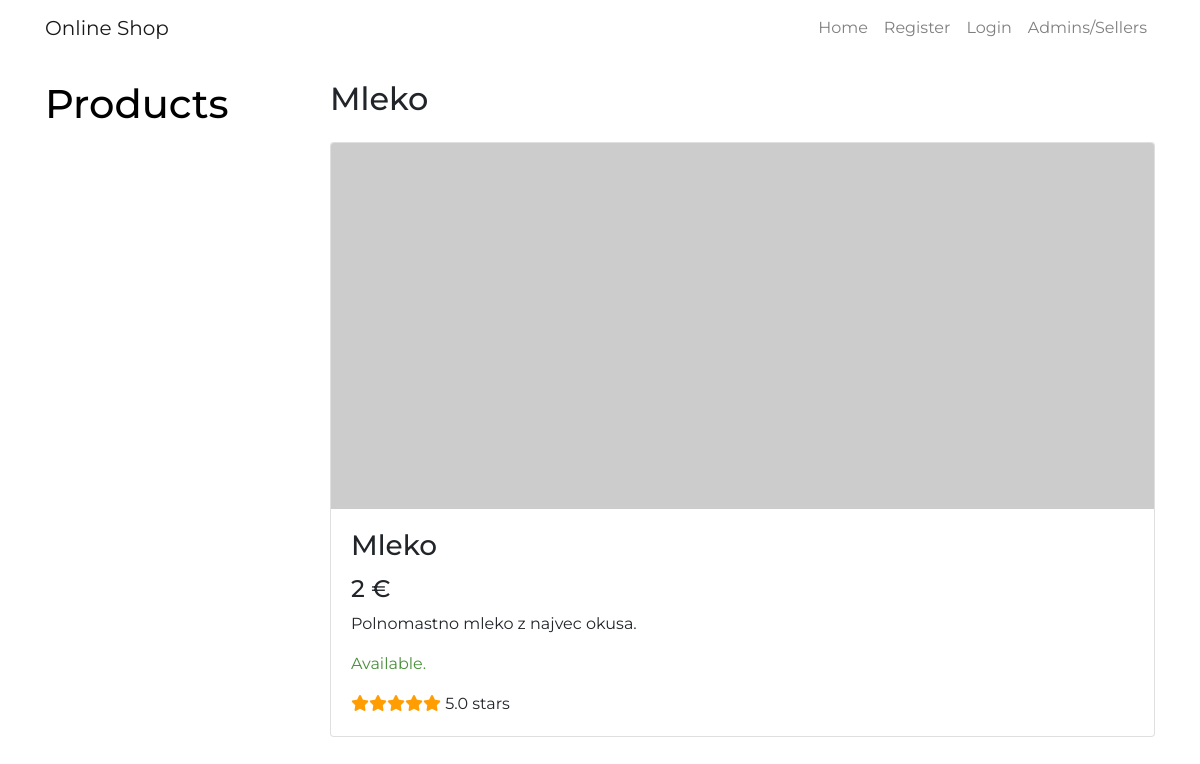
/products/1, run on the app's committed database.
### tables this page shows
CREATE TABLE `product` (
  `id` int(11) NOT NULL AUTO_INCREMENT,
  `title` varchar(255) NOT NULL,
  `description` text NOT NULL,
  `price` float NOT NULL,
  `activated` boolean NOT NULL,
  PRIMARY KEY (`id`)
);

CREATE TABLE `rate` (
  `id_product` int(11) NOT NULL,
  `num_ratings` int(11) NOT NULL,
  `rating` float NOT NULL,
  PRIMARY KEY (`id_product`),
  CONSTRAINT `FK_rate_product` FOREIGN KEY(`id_product`) REFERENCES `product`(`id`)
      ON DELETE CASCADE
      ON UPDATE NO ACTION
);

### ViewHelper.php (called while the page is built, shortened)
<?php
class ViewHelper {
    public static function render($file, $variables = array()) {
        extract($variables);
        include($file);
        return ob_get_clean();
    }
}

### app_server/model/DB.php (called while the page is built, shortened)
<?php
class DBInit {
    private static $host = "localhost";
    private static $user = "root";
    private static $password = "ep";
    private static $schema = "productstore";
    private static $instance = null;
    public static function getInstance() {
        if (!self::$instance) {
            $config = "mysql:host=" . self::$host
                    . ";dbname=" . self::$schema;
            $options = array(
                PDO::ATTR_ERRMODE => PDO::ERRMODE_EXCEPTION,
                PDO::ATTR_DEFAULT_FETCH_MODE => PDO::FETCH_ASSOC,
                PDO::ATTR_PERSISTENT => true,
                PDO::MYSQL_ATTR_INIT_COMMAND => 'SET NAMES utf8'
            );
            self::$instance = new PDO($config, self::$user, self::$password, $options);
        }
        return self::$instance;
    }
}

### app_server/model/AbstractDB.php (called while the page is built, shortened)
<?php
require_once 'app_server/model/DB.php';
abstract class AbstractDB {
    protected static $dbh = null;
    public static function getConnection() {
        if (is_null(self::$dbh)) {
            self::$dbh = DBInit::getInstance();
        }
        return self::$dbh;
    }
    public static function query($sql, array $params = []) {
        $stmt = self::getConnection()->prepare($sql);
        $params_filtered = self::filterParams($sql, $params);
        $stmt->execute($params_filtered);
        return $stmt->fetchAll();
    }
    protected static function filterParams($sql, array $params) {
        $params_altered = self::alterKeys($params);
        $sql_split = preg_split("/[\(\) ,]/", $sql);
        $sql_params = array_values(preg_grep('/^:/', $sql_split));
        $result = array();
        foreach ($sql_params as $key => $value) {
            if (isset($params_altered[$value])) {
                $result[$value] = $params_altered[$value];
            }
        }
        return $result;
    }
    protected static function alterKeys(array $params) {
        $result = array();
        foreach ($params as $key => $value) {
            $result[':' . $key] = $value;
        }
        return $result;
    }
}

### app_server/model/ProductDB.php (called while the page is built, shortened)
<?php
require_once 'app_server/model/AbstractDB.php';
class ProductDB extends AbstractDB {
    public static function get(array $id) {
        $products = parent::query("SELECT id, title, description, price, activated"
                        . " FROM product"
                        . " WHERE id = :id", $id);
        if (count($products) == 1) {
            return $products[0];
        } else {
            throw new InvalidArgumentException("No such product");
        }
    }
}

### app_server/model/ProductRateDB.php (called while the page is built, shortened)
<?php
require_once('app_server/model/AbstractDB.php');
class ProductRateDB extends AbstractDB {
   public static function get(array $id_product) {
      $all_ratings = parent::query("SELECT id_product, num_ratings, rating"
                       . " FROM rate"
                       . " WHERE id_product = :id_product", $id_product);
      return $all_ratings;
   }
}

### app_server/controllers/ProductRateController.php (called while the page is built, shortened)
<?php
    require_once("app_server/model/ProductRateDB.php");
    require_once("ViewHelper.php");
    class ProductRateController {
        public static function getProductRateById($id) {
            return ProductRateDB::get(["id_product" => $id]);
        }
    }
?>

### app_server/views/product-detail.php (the view, shortened to what this page needs)
<!DOCTYPE html>
<html>
    <head>
        <link rel="stylesheet" href="https://stackpath.bootstrapcdn.com/bootstrap/4.4.1/css/bootstrap.min.css">
        <link rel ="stylesheet" type="text/css" href="<?= CSS_URL . "bootstrap4-retro.min.css" ?>">
        <link rel ="stylesheet" type="text/css" href="<?= CSS_URL . "shop-homepage.css" ?>">
    <head>
    <body>
        <nav class="navbar navbar-expand-sm navbar-light fixed-top" style="background-color: #ffffff;">
          <div class="container">
            <a class="navbar-brand" href="<?= BASE_URL . "products" ?>">Online Shop</a>
            <div class="collapse navbar-collapse" id="navbarResponsive">
             <ul class="navbar-nav ml-auto">
                <li class="nav-item">
                  <a class="nav-link" href="<?= BASE_URL . "products" ?>">Home
                  </a>
                </li>
                <?php if(!isset($_SESSION["loggedin"])) { ?>
                    <li class="nav-item">
                      <a class="nav-link" href="<?= BASE_URL . "registration" ?>">Register</a>
                    </li>
                    <li class="nav-item">
                      <a class="nav-link" href="<?= BASE_URL . "login" ?>">Login</a>
                    </li>
                    <li class="nav-item">
                      <a class="nav-link" href="<?= BASE_URL . "certificate" ?>">Admins/Sellers</a>
                    </li>
                <?php } ?>
             </ul>
            </div>
          </div>
        </nav>
        <div class="container">
          <div class="row">
            <div class="col-lg-3">
               <a href="<?= BASE_URL . "products/" ?>" style="color: black;">
                 <h1 class="my-4">Products</h1>
              </a>
            </div>
            <div class="col-lg-9">
               <div class="wrapper">
                   <br>
                   <h2><?= $title ?></h2>
                   <div class="card mt-4">
                     <img class="card-img-top img-fluid" src="http://placehold.it/900x400" alt="">
                     <div class="card-body">
                       <h3 class="card-title"><?= $title ?></h3>
                       <h4><?= $price ?> €</h4>
                       <p class="card-text"><?= $description ?></p>
                       <p class="card-text <?= $activated ? "text-success" : "text-danger" ?>"><?= $activated ? "Available." : "Not available at the moment." ?></p>
                       <?php  $product_rate_data = ProductRateController::getProductRateById($id); ?>
                       <?php if ($product_rate_data['0']['rating'] != 0)  { ?>
                          <span class="text-warning">
                             <?php
                              	$starNumber = (isset($product_rate_data['0']['rating'])) ? $product_rate_data['0']['rating'] : 0;
                              	for( $x = 0; $x < 5; $x++ )
                                  {
                                      if( floor($starNumber)-$x >= 1 )
                                      { echo '<i class="fa fa-star"></i>'; }
                                      elseif( $starNumber-$x > 0 )
                                      { echo '<i class="fa fa-star-half-alt"></i>'; }
                                      else
                                      { echo '<i class="fa fa-star-o"></i>'; }
                                  }
                              ?>
                          </span>
                       <?= number_format($product_rate_data['0']['rating'], 1) ?> stars
                    <?php } ?>
                     </div>
                   </div>
                   <br>
               </div>
            </div>
          </div>
        </div>
        <br>
    </body>
</html>

### index.php (shortened to what this page needs)
<?php
    require_once("app_server/controllers/ProductRateController.php");
    $path = isset($_SERVER["PATH_INFO"]) ? trim($_SERVER["PATH_INFO"], "/") : "";
    $urls = [
        "/^products$/" => function ($method) {
            ProductsController::index();
        },
        "/^products\/(\d+)$/" => function ($method, $id) {
            ProductsController::get($id);
        },
        "/^products\/add$/" => function ($method) {
            if ($method == "POST") {
                ProductsController::add();
            } else {
                ProductsController::addForm();
            }
        },
        "/^products\/edit\/(\d+)$/" => function ($method, $id) {
            if ($method == "POST") {
                ProductsController::edit($id);
            } else {
                ProductsController::editForm($id);
            }
        },
        "/^products\/delete\/(\d+)$/" => function ($method, $id) {
            if ($method == "POST") {
                ProductsController::delete($id);
            }
        },
        "/^$/" => function () {
            ViewHelper::redirect(BASE_URL . "products");
        },
        "/^logout$/" => function ($method) {
            LogoutController::logout();
        },
        "/^login$/" => function ($method) {
            LoginController::index();
        },
        "/^registration$/" => function ($method) {
            RegistrationController::indexReg();
        },
        "/^certificate$/" => function ($method) {
            LoginController::certificateAuth();
        },
        "/^profile\/(\d+)$/" => function ($method, $id) {
            if ($method == "POST") {
                UsersController::editProfile($id);
            } else {
                UsersController::editProfileForm($id);
            }
        },
        "/^users$/" => function ($method) {
            UsersController::index();
        },
        "/^users\/(\d+)$/" => function ($method, $id) {
            UsersController::get($id);
        },
        "/^users\/add$/" => function ($method) {
            if ($method == "POST") {
                UsersController::add();
            } else {
                UsersController::addForm();
            }
        },
        "/^users\/edit\/(\d+)$/" => function ($method, $id) {
            if ($method == "POST") {
                UsersController::edit($id);
            } else {
                UsersController::editForm($id);
            }
        },
        "/^users\/delete\/(\d+)$/" => function ($method, $id) {
            if ($method == "POST") {
                UsersController::delete($id);
            }
        },
        "/^orders\/edit\/(\d+)$/" => function ($method, $id) {
            if ($method == "POST") {
                OrdersController::edit($id);
            }
        },
        "/^orders\/delete\/(\d+)$/" => function ($method, $id) {
            OrdersController::delete($id);
        },
        "/^orders\/submit$/" => function ($method) {
            OrdersController::orderSubmit();
        },
        "/^orders\/confirmation$/" => function ($method) {
            OrdersController::orderConfirmation();
        },
        "/^orders$/" => function ($method) {
            OrdersController::index();
        },
        "/^orders\/(\d+)$/" => function ($method, $id) {
            OrdersController::get($id);
        },
        "/^api\/products\/(\d+)$/" => function ($method, $id) {
            switch ($method) {
                case "DELETE":
                    ProductsControllerREST::delete($id);
                    break;
                case "PUT":
                    ProductsControllerREST::edit($id);
                    break;
                default:
                    ProductsControllerREST::get($id);
                    break;
            }
        },
        "/^api\/products$/" => function ($method) {
            switch ($method) {
                case "POST":
                    ProductsControllerREST::add();
                    break;
                default:
                    ProductsControllerREST::index();
                    break;
            }
        },
        "/^api\/users\/(\d+)$/" => function ($method, $id) {
            switch ($method) {
               case "PUT":
                   UsersControllerREST::edit($id);
                   break;
               case "DELETE":
                   UsersControllerREST::delete($id);
                   break;
               default:
                   UsersControllerREST::getUserDetails($id);
                   break;
            }
        },
        "/^api\/users$/" => function ($method) {
            switch ($method) {
               case "POST":
                   UsersControllerREST::add();
                   break;
               default:
                   UsersControllerREST::index();
                   break;
            }
        },
        "/^api\/login$/" => function ($method) {
            switch ($method) {
                case "POST":
                    AndroidREST::login();
                    break;
                default:
                    AndroidREST::login();
                    break;
            }
        },
    ];
    foreach ($urls as $pattern => $controller) {
        if (preg_match($pattern, $path, $params)) {
            try {
                $params[0] = $_SERVER["REQUEST_METHOD"];
                $controller(...$params);
            } catch (InvalidArgumentException $e) {
                ViewHelper::error404();
            } catch (Exception $e) {
                ViewHelper::displayError($e, true);
            }
            exit();
        }
    }
?>

### static/css/shop-homepage.css (style rules this page uses)
body { padding-top: 56px; }

### data on the page
product: title "Mleko", price "2", description "Polnomastno mleko z najvec okusa."
rate: rating "5.0"
